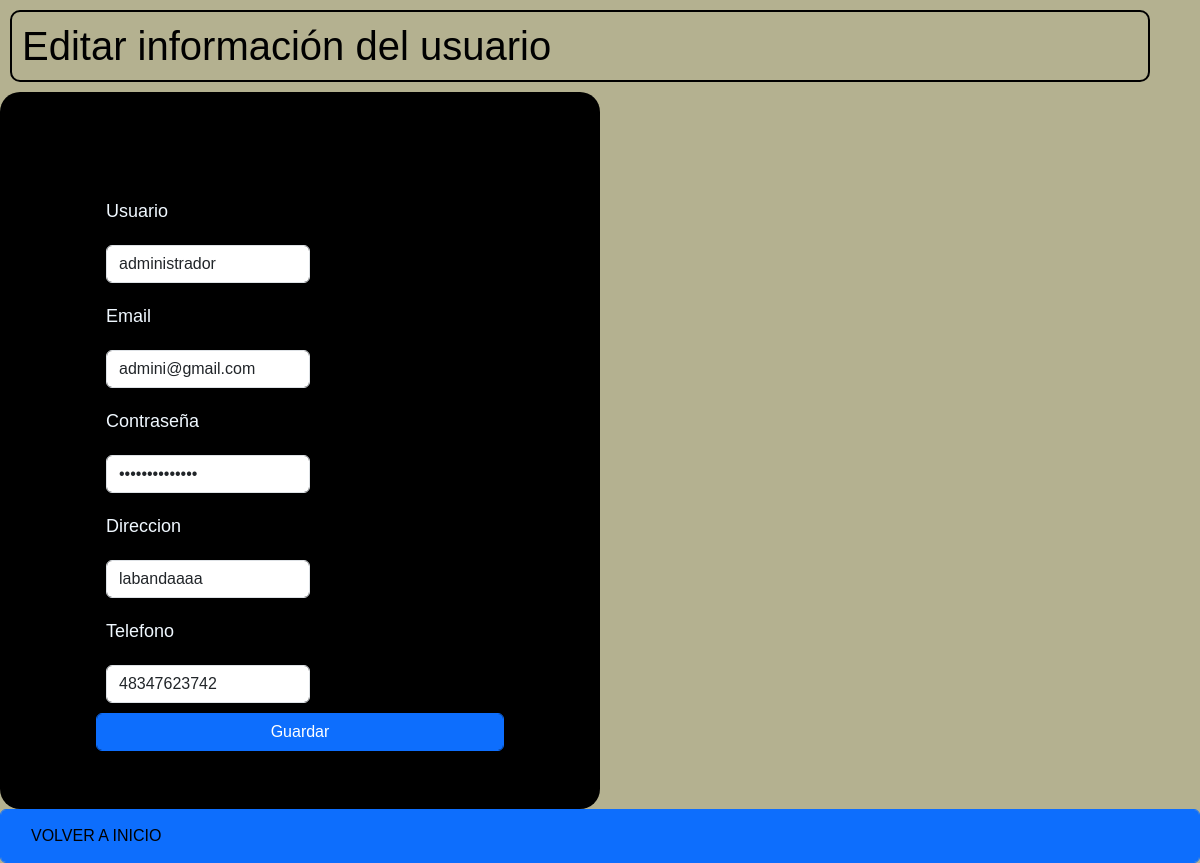
Screenshot of /usuarios/editar.php?id=10 with the database file from the repository.
### tables this page shows
CREATE TABLE `usuarios` (
  `id_usuario` int(11) NOT NULL,
  `usuario` varchar(50) NOT NULL,
  `email` varchar(50) NOT NULL,
  `contraseña` varchar(100) NOT NULL,
  `direccion` varchar(50) NOT NULL,
  `telefono` varchar(15) NOT NULL
);

### usuarios/editar.php (the view, shortened to what this page needs)
<?php
include '../conexion/conexion.php';
$id = htmlspecialchars($_GET["id"]);
try{
    $stmt = $conn->prepare("
        SELECT id_usuario, usuario, email, contraseña, direccion, telefono
        FROM usuarios
        WHERE id_usuario = $id");
    $stmt->execute();
    $stmt->setFetchMode(PDO::FETCH_ASSOC);
    $usuarios = $stmt->fetch();
    $usuario = $usuarios["usuario"];
    $email = $usuarios["email"];
    $contraseña = $usuarios["contraseña"];
    $direccion = $usuarios["direccion"];
    $telefono = $usuarios["telefono"];
} catch (PDOException){
    echo "No se pudo conectar con la base de datos.";
}
?>
<head>
<link href="https://cdn.jsdelivr.net/npm/bootstrap@5.3.1/dist/css/bootstrap.min.css" rel="stylesheet"
>
        <link rel="stylesheet" href="../css/style.css">
</head>
<body>
    <h1>Editar información del usuario</h1>
<form class="form" action="<?= $_SERVER["PHP_SELF"]; ?>?id=<?= $id ?>" method="POST">
<div class="col-6">
    <label for="usuario">Usuario</label>
    <input type="text"  class="form-control" name="usuario" value="<?= $usuario ?>" required>
</div>
<div class="col-6">
    <label for="email">Email</label>
    <input type="email" class="form-control" name="email" value="<?= $email ?>" required>
</div>
<div class="col-6">
    <label for="contraseña">Contraseña</label>
    <input type="password" class="form-control" name="contraseña" value="<?= $contraseña ?>" required>
</div>
<div class="col-6">
    <label for="direccion">Direccion</label>
    <input type="text" class="form-control" name="direccion" value="<?= $direccion ?>" required>
</div>
<div class="col-6">
    <label for="telefono">Telefono</label>
    <input type="text" class="form-control" name="telefono" value="<?= $telefono ?>" required>
</div>
<button type="submit" class="form-control btn btn-primary">Guardar</button>
</form>
<button class="btn btn-primary form-control"><a href="../login/sesionusuario.php">Volver a inicio</a></button>
</body>

### css/style.css (style rules this page uses)
* { font-family: 'Lato', sans-serif; font-family: 'Open Sans', sans-serif; font-family: 'PT Sans', sans-serif; box-sizing: border-box; }
* { margin: 0; padding: 0;; }
body { background-color: #b4b190; background-position: center; color: black; }
a { text-decoration: none; text-transform: uppercase; color: black; }
form { width: 600px; border: 2px solid black; padding: 6rem; background-color: black; border: none; border-radius: 20px; color: aliceblue; }
h1 { display: block; border: 2px solid black; width: 95%; padding: 10px; margin: 10px; border-radius: 10px; }
label { color: aliceblue; font-size: 18px; padding: 10px; font-weight: 300; }
input { display: block; border: 2px solid black; width: 95%; padding: 10px; margin: 10px; border-radius: 10px; }
button { float: right; background-color: #00f1dc; padding: .5rem; color: white; border: none; width: 40%; border-radius: 5px; text-decoration: none; }
a { float: left; margin-left: 10px; padding: .5rem; text-decoration: none; }

### rows the page displays
usuarios: usuario "administrador", email "admini@gmail.com", direccion "labandaaaa", telefono "48347623742"
